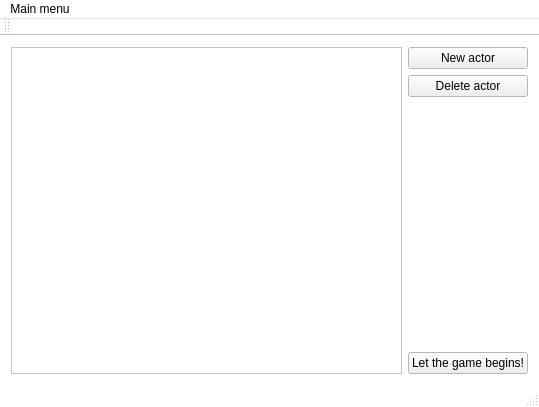
<?xml version="1.0" encoding="UTF-8"?>
<ui version="4.0">
 <class>Resistance</class>
 <widget class="QMainWindow" name="Resistance">
  <property name="geometry">
   <rect>
    <x>0</x>
    <y>0</y>
    <width>539</width>
    <height>407</height>
   </rect>
  </property>
  <property name="palette">
   <palette>
    <active>
     <colorrole role="Base">
      <brush brushstyle="SolidPattern">
       <color alpha="255">
        <red>255</red>
        <green>255</green>
        <blue>255</blue>
       </color>
      </brush>
     </colorrole>
     <colorrole role="Window">
      <brush brushstyle="SolidPattern">
       <color alpha="255">
        <red>255</red>
        <green>255</green>
        <blue>255</blue>
       </color>
      </brush>
     </colorrole>
    </active>
    <inactive>
     <colorrole role="Base">
      <brush brushstyle="SolidPattern">
       <color alpha="255">
        <red>255</red>
        <green>255</green>
        <blue>255</blue>
       </color>
      </brush>
     </colorrole>
     <colorrole role="Window">
      <brush brushstyle="SolidPattern">
       <color alpha="255">
        <red>255</red>
        <green>255</green>
        <blue>255</blue>
       </color>
      </brush>
     </colorrole>
    </inactive>
    <disabled>
     <colorrole role="Base">
      <brush brushstyle="SolidPattern">
       <color alpha="255">
        <red>255</red>
        <green>255</green>
        <blue>255</blue>
       </color>
      </brush>
     </colorrole>
     <colorrole role="Window">
      <brush brushstyle="SolidPattern">
       <color alpha="255">
        <red>255</red>
        <green>255</green>
        <blue>255</blue>
       </color>
      </brush>
     </colorrole>
    </disabled>
   </palette>
  </property>
  <property name="windowTitle">
   <string>Resistance assistance</string>
  </property>
  <widget class="QWidget" name="centralWidget">
   <layout class="QHBoxLayout" name="horizontalLayout">
    <item>
     <layout class="QHBoxLayout" name="horizontalLayout_2">
      <item>
       <widget class="QListView" name="listView"/>
      </item>
      <item>
       <layout class="QVBoxLayout" name="verticalLayout">
        <item>
         <widget class="QPushButton" name="pushButton_new_gamer">
          <property name="text">
           <string>New actor</string>
          </property>
         </widget>
        </item>
        <item>
         <widget class="QPushButton" name="pushButton_dlete_gamer">
          <property name="text">
           <string>Delete actor</string>
          </property>
         </widget>
        </item>
        <item>
         <spacer name="verticalSpacer">
          <property name="orientation">
           <enum>Qt::Vertical</enum>
          </property>
          <property name="sizeHint" stdset="0">
           <size>
            <width>20</width>
            <height>40</height>
           </size>
          </property>
         </spacer>
        </item>
        <item>
         <widget class="QPushButton" name="pushButton_start_game">
          <property name="text">
           <string>Let the game begins!</string>
          </property>
         </widget>
        </item>
       </layout>
      </item>
     </layout>
    </item>
   </layout>
  </widget>
  <widget class="QMenuBar" name="menuBar">
   <property name="geometry">
    <rect>
     <x>0</x>
     <y>0</y>
     <width>539</width>
     <height>23</height>
    </rect>
   </property>
   <widget class="QMenu" name="menuAbout">
    <property name="title">
     <string>Main menu</string>
    </property>
    <addaction name="actionLoad"/>
    <addaction name="actionSave"/>
    <addaction name="actionExit"/>
    <addaction name="actionAbout"/>
   </widget>
   <addaction name="menuAbout"/>
  </widget>
  <widget class="QToolBar" name="mainToolBar">
   <attribute name="toolBarArea">
    <enum>TopToolBarArea</enum>
   </attribute>
   <attribute name="toolBarBreak">
    <bool>false</bool>
   </attribute>
  </widget>
  <widget class="QStatusBar" name="statusBar"/>
  <action name="actionLoad">
   <property name="text">
    <string>Load</string>
   </property>
  </action>
  <action name="actionSave">
   <property name="text">
    <string>Save</string>
   </property>
  </action>
  <action name="actionExit">
   <property name="text">
    <string>Exit</string>
   </property>
  </action>
  <action name="actionAbout">
   <property name="text">
    <string>About</string>
   </property>
  </action>
 </widget>
 <layoutdefault spacing="6" margin="11"/>
 <resources/>
 <connections/>
</ui>
